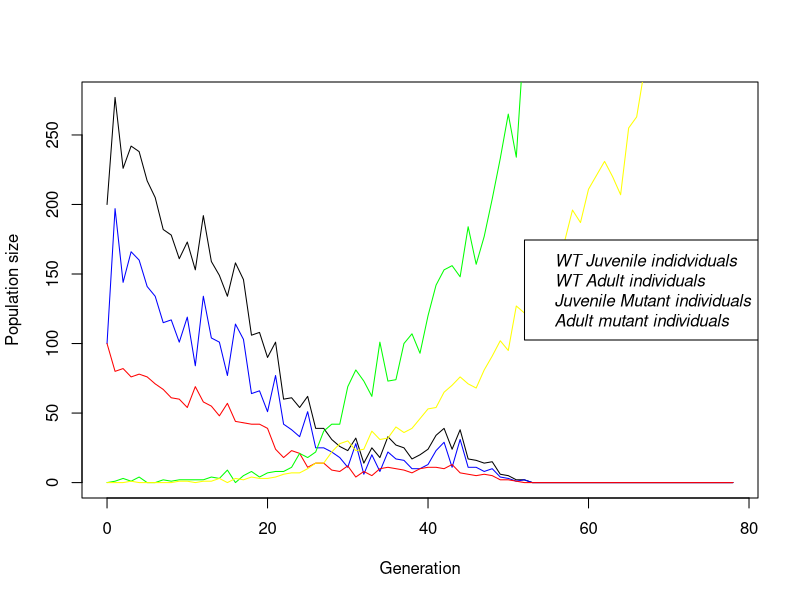
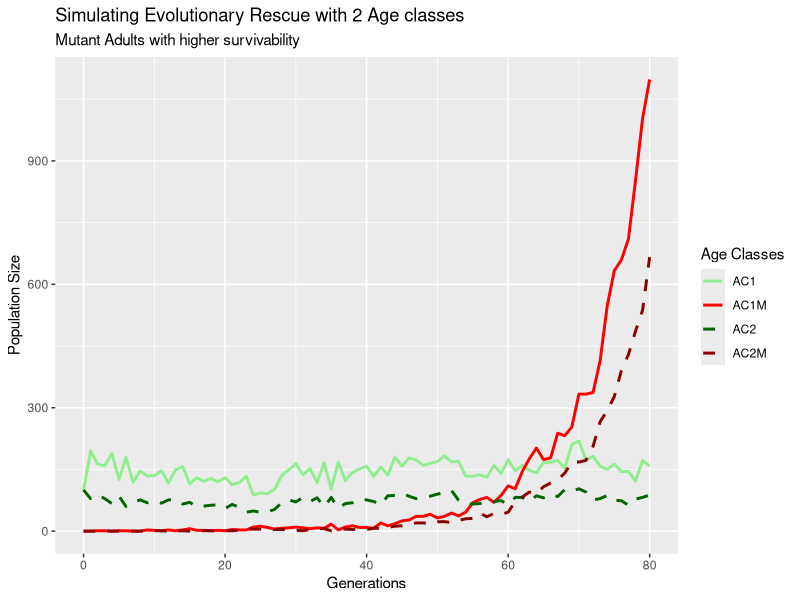

Reproduce these figures in R, in order.
## ---- chunk 1
# Simulate WT-Population without any mutations and stochasticity
simulate_one_gen <- function(N_j0, N_a0,N_j0M, N_a0M, R_a, R_aM, S_j, S_jM, S_a, S_aM, mu){
  N_a0 <- max(N_a0, 0)
  New_jtM <- rpois(1, N_a0 * mu * R_a)
  N_jt <- max(rpois(1, R_a * N_a0) - New_jtM, 0) #calculating number of WT juvenile individuals.
  
  N_at <- rpois(1, S_j * N_j0 + S_a * N_a0) #calculating number of adult individuals
  
  
  N_jtM <- rpois(1, N_a0M * R_aM) + New_jtM # calculating number of Mutant juveniles
  N_atM <- rpois(1, N_j0M * S_jM + S_aM * N_a0M) # calculating number of Mutant adults
  
  return(c(N_jt, N_at, N_jtM, N_atM))
}
print(simulate_one_gen(100, 100,0, 0, 2, 2, 0.1,0.1, 0.6, 0.6, 0.02))
## ---- chunk 2
simulate_pop <- function(N_j0, N_a0,N_j0M, N_a0M, R_a, R_aM, S_j, S_jM, S_a, S_aM, mu, t_max) {
   # Create the vector in which to save the results
  pop_vector <- c(N_j0, N_a0, N_j0M, N_a0M) 
  # initiate the variables
  pop_new <- c(N_j0, N_a0, N_j0M, N_a0M)
  
  # run the simulation until generation t_max
  for (i in 1:t_max+1) {
    # redefine the current population one generation later
    pop_new <- simulate_one_gen(pop_new[1],pop_new[2],pop_new[3],pop_new[4], R_a,R_aM, S_j, S_jM, S_a, S_aM, mu)
    
    # add the new population sizes to the output vector
    pop_vector <- rbind(pop_vector,pop_new)
    # condition to stop the simulation before t_max: either the population exceeds 1.5 times the original population size, or it goes extinct
    if ( (pop_new[1]+pop_new[2]+ pop_new[3]+pop_new[4] >=10*(N_j0+ N_a0 + N_j0M+ N_a0M)) | (pop_new[1]+pop_new[2]+ pop_new[3]+pop_new[4]==0)) break }
  
  # add row and column names
  colnames(pop_vector) <- c("AC1", "AC2", "AC1M", "AC2M")
  rownames(pop_vector) <- (0:t_max)[1:length(pop_vector[,1])]
  
  return(pop_vector)
}
print(tail(simulate_pop(100, 100, 0,0, 2.5,2.5, 0.2,0.2, 0.6,0.6, 0.001, 1500)))


 
## ---- chunk 3
output <- simulate_pop(100, 100, 0,0, 1.8,2.5, 0.2,0.2, 0.6,0.6, 0.009, 1500)
print(tail(output))

x_range <- 0:(length(output[,1])-1)
# this plots the total population size
plot(x_range,output[,1]+output[,2],type='l',ylim=c(0,max(output[,1]+output[,2])),xlab = "Generation",ylab = "Population size")
# add number of Juvenile WT individuals
lines(x_range,output[,1], col="blue")
# add number of adult WT individuals
lines(x_range,output[,2], col="red")
#number of Juvenile Mutant individuals 
lines(x_range,output[,3], col = "green")
#number of adult mutant individuals
lines(x_range,output[,4], col = "yellow")

legend("right",
       c("WT Juvenile indidviduals", "WT Adult individuals", "Juvenile Mutant individuals", "Adult mutant individuals"),
       text.font = 3)
## ---- chunk 4
install.packages("dplyr")
install.packages("tidyr")
install.packages("ggplot2")
## ---- chunk 5


library(ggplot2)
library(dplyr)
library(tidyr)

# having the simulation set as a variable
sim_data <- simulate_pop(100, 100, 0, 0, 2,2, 0.2, 0.2, 0.6, 0.8, 0.01, 1500)

#Convert matrix to Dataframe to help analysis
df <- as.data.frame(sim_data)

# these steps were generated using ai help: The rownames are the Generation numbers. Let's make them a proper column.
df$Generation <- as.numeric(rownames(df))

# Reshape from Wide to Long format for ggplot
# This creates a column "Age_Class" (AC1, AC2, etc.) and "Population_Size". 

#pivot_longer syntaxc first define what data you are looking at. here we are looking at df our data frame. cols defines which columns to convert into the long format. we want to convert our Age class collumns into long format. names_to defines what the new column name should be. 

df_long <- pivot_longer(
  df, 
  cols = c("AC1", "AC2", "AC1M", "AC2M"), 
  names_to = "Age_Class", 
  values_to = "Population_Size"
)


print(df_long)

ggplot(df_long, aes(x = Generation, y = Population_Size, color = Age_Class, linetype = Age_Class)) +
  geom_line(linewidth = 1) +
  scale_color_manual(values = c(
    "AC1" = "lightgreen",
    "AC2" = "darkgreen",
    "AC1M" = "red",
    "AC2M" = "darkred")) +
  labs(title = "Simulating Evolutionary Rescue with 2 Age classes", subtitle = "Mutant Adults with higher survivability" , x = "Generations", y = "Population Size", color = "Age Classes", linetype = "Age Classes")+
  scale_linetype_manual(values = c(
    "AC1" = 1,
    "AC1M" = 1,
    "AC2" = 2,
    "AC2M" = 2))
  


## ---- chunk 6
#N_j0, N_a0,N_j0M, N_a0M, R_a, R_aM, S_j, S_jM, S_a, S_aM, mu, t_max
# set some parameters to fixed values
N_j0 <- 50
N_a0 <- 50
N_j0M <- 0
N_a0M <- 0
R_a <- 2
R_aM <- 2
mu <- 0.01
t_max <- 1000




# determine how often to run the simulation for each set of parameters
no_replicates <- 100

# initialize data table - where to collect the results
data_table <- c()

# Doing a parameter sweep
for (selection_on_jM in c(TRUE,FALSE)){
  for (s_coeff in seq(1, 2, 0.01)){
    S_j <- 0.2
    S_jM <- S_j * ifelse(selection_on_jM, s_coeff, 1)
    S_a <- 0.5
    S_aM <- S_a * ifelse(selection_on_jM, 1, s_coeff)
    
   
    i<-1
    repeat {
      # increase counter by one
      i<-i+1
      # run the simulation once
      one_run <- simulate_pop(N_j0, N_a0,N_j0M, N_a0M, R_a, R_aM, S_j, S_jM, S_a, S_aM, mu, t_max)
      # determine total population sizes
      total_size <- one_run[,1]+one_run[,2] +one_run[,3]+one_run[,4]
      # determine minimum population size
      min_size <- min(total_size)
      # determine (first) generation at which this population size occurred
      min_gen <- as.numeric(which(total_size==min_size)[1])
      # enter the data into the table
      data_table <- rbind(data_table,c(s_coeff,ifelse(selection_on_jM, "on_juv", "on_adults"),min_gen,min_size)) # note that we add the varying parameters (decay rate and selection coefficient) to the table too
      # stop the repeated computation after no_replicates times
      if(i>no_replicates) break
    }
  }  
}
 
# define column names of data table
colnames(data_table) <- c("s_coeff","ac_s","min_gen","no_min")
# show the first lines of the output





#define WT leslie matrix and get growth-rate

l_matrix_WT <- matrix(c(
  0, R_a,
  S_j, S_a
), nrow = 2, byrow = TRUE)

all_eigen <- eigen(l_matrix_WT)
growth_rate_WT <- max(Re(all_eigen$values))
l_matrix_WT
growth_rate_WT

# define WT leslie matrix and get growth-rate
l_matrix_Mut <- matrix(c(
  0, R_aM,
  S_jM, S_aM
), nrow = 2, byrow = TRUE)

all_eigen <- eigen(l_matrix_Mut)
growth_rate_Mut <- max(Re(all_eigen$values))
l_matrix_Mut
growth_rate_Mut

#making the matrix a table and making some values numeric to be able to calculate with them
df <- as.data.frame(data_table)
df$s_coeff <- as.numeric(df$s_coeff)
df$min_gen <- as.numeric(df$min_gen)
df$no_min <- as.numeric(df$no_min)

df$rescued <- df$no_min != 0

#try if the basic principle of gettint the resque-probability works
df_filter <- df[df$s_coeff == 1 & df$ac_s == "on_juv",]
print(mean(df_filter$rescued))

#creating a empty table to put the stuff to plot in
plot_table <- c()
for(x in unique(df$ac_s)){
 for(s in unique(df$s_coeff)){
  df_filter <- df[df$s_coeff == s & df$ac_s == x,]
  plot_table <- rbind(plot_table, c(mean(df_filter$rescued), x, s))
 } 
}

colnames(plot_table) <- c("resque prob.","ac_s","s_coeff")


## ---- chunk 7
# --- 1. BASE PARAMETERS ---
N_j0 <- 50
N_a0 <- 50
N_j0M <- 0
N_a0M <- 0
R_a <- 2
mu <- 0.01
t_max <- 1000
S_j <- 0.4
S_a <- 0.6

# Parameters to sweep
selection_survival <- c(1.25, 1.5, 1.75)
selection_reproduction <- c(1.1, 1.2, 1.3)

# Simulation repetitions
no_replicates <- 100

#data table initializing
data_table <- c()

# loop over reproduction selection
for (repro_val in selection_reproduction) {
  
  # loop over survival selection
  for (surv_val in selection_survival) {
    
    # Calculate modified rates based on current loop values
    current_R_aM <- R_a * repro_val
    current_S_aM <- S_j * surv_val
    current_S_jM <- S_a * surv_val
    
    # reset counter for replicates
    i <- 1
    
    repeat {
      # run the simulation once with the modified parameters
      one_run <- simulate_pop(N_j0, N_a0, N_j0M, N_a0M, 
                              R_a, current_R_aM, 
                              S_j, current_S_jM, 
                              S_a, current_S_aM, 
                              mu, t_max)
      
      # determine total population sizes
      total_size <- one_run[,1] + one_run[,2] + one_run[,3] + one_run[,4]
      
      # determine minimum population size
      min_size <- min(total_size)
      
      # determine (first) generation at which this population size occurred
      min_gen <- as.numeric(which(total_size == min_size)[1])
      
      # Check if population went extinct (1 = yes, 0 = no)
      went_extinct <- ifelse(tail(total_size, 1) == 0, 1, 0)
      
      # enter the data into the table
      data_table <- rbind(data_table, c(repro_val, surv_val, min_gen, min_size, went_extinct))
      
      # stop the repeated computation after no_replicates times
      if (i >= no_replicates) break
      
      # increase counter by one
      i <- i + 1
    }
  }
}

# define column names of data table
colnames(data_table) <- c("repro_multiplier", "surv_multiplier", "min_gen", "min_size", "extinct")

# Convert to data frame
data_table_analysis <- as.data.frame(data_table)

# show the first lines of the output
print((data_table_analysis))


library(dplyr)
summary_table <- data_table_analysis %>%
  group_by(repro_multiplier, surv_multiplier) %>%
  summarize(
    probability_survival = 1 - mean(extinct),
    avg_rescue_speed = mean(min_gen),
    avg_min_population = mean(min_size)
  )

print(summary_table)
